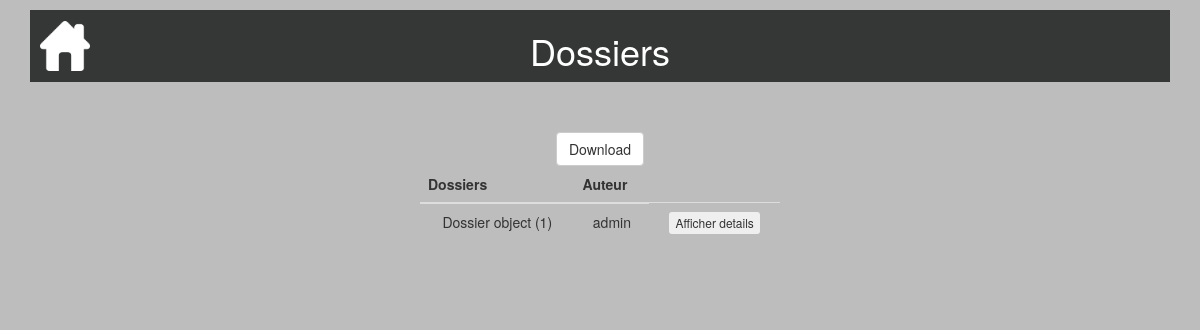
/consultertouslesdossiers/ (signed in), run on an earlier commit of the app's database.
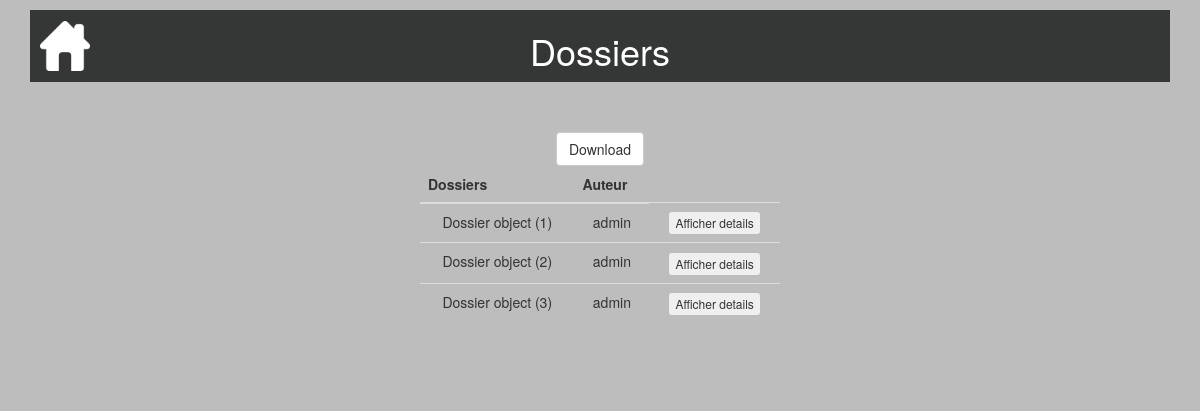
And on a later commit of the database.
### calculdej/models.py (models this page shows, shortened)
class Dossier(models.Model):
    date = models.DateTimeField(default=timezone.now, blank=True, verbose_name="Date création")
    auteur = models.ForeignKey(settings.AUTH_USER_MODEL, on_delete=models.CASCADE)
    taille = models.DecimalField(default=0.0,max_digits=5, decimal_places=2)
    poids = models.DecimalField(default=0.0,max_digits=5, decimal_places=2)
    pathologie = models.CharField(default="",max_length=20)
    age = models.IntegerField(default=0)
    de = models.DecimalField(default=0.00,max_digits=5, decimal_places=2)
    sexe = models.CharField(default="",max_length=1)
    dernier = models.BooleanField(default=True)

### consultertouslesdossiers/views.py (the view, shortened to what this page needs)
# urls.py: url('consultertouslesdossiers/', include('consultertouslesdossiers.urls')),
@login_required
@user_passes_test(check_user)
def consultertouslesdossiers(request):
    dossiers = Dossier.objects.all()
    return render(request, 'consultertouslesdossiers/consultertouslesdossiers.html', locals())

### consultertouslesdossiers/views.py (called while the page is built)
def check_user(user):
    if user.is_authenticated:
        username = user.get_username()
    return username=='admin'

### consultertouslesdossiers/templates/consultertouslesdossiers/consultertouslesdossiers.html (shortened to what this page needs)
{% extends "base.html" %}
{% block header %}<h1>Dossiers</h1>{% endblock %}
{% block content %}
<table class="table">
  <thead>
       <tr>
           <th>Dossiers</th>
           <th>Auteur</th>
       </tr>
   </thead>
   <tbody>
     <a class="btn btn-default" href="{% url 'downloadcsv' %}" role="button">Download</a>
       {% for d in dossiers %}
       <tr>
           <td>{{ d }}</td>
           <td>{{ d.auteur }}</td>
           <td>
             <form method="post">
                 <button onclick="details()" class="btn btn-xs" type="submit" name="btnaffdetails" value="{{d.id}}">Afficher details</button>
             </form>
          </td>
       </tr>
      {%endfor%}
    </tbody>
</table>
{% endblock %}

What changed in the data, as far as the page shows it:
added Dossier: id "Dossier object (2)", auteur "admin"
added Dossier: id "Dossier object (3)", auteur "admin"
